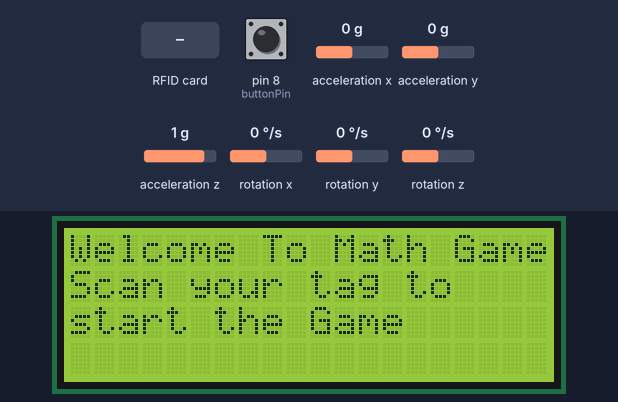
This sketch was run on a simulated Arduino Uno, built with avr-gcc and run on an emulated ATmega328P. On the bench: 20×4 character LCD. The test bench sets the inputs (shaded band); at power-on: acceleration x 0 g, pin 8 (buttonPin) HIGH, acceleration y 0 g, acceleration z 1 g, rotation x 0 °/s, rotation y 0 °/s, rotation z 0 °/s. Random numbers use the default seed unless the sketch sets one; what the sketch prints to the serial monitor is not drawn.

Above: at 1.3 s.
1.4 s: RFID card A0 E7 C3 25 held to the reader
At 4.1 s:
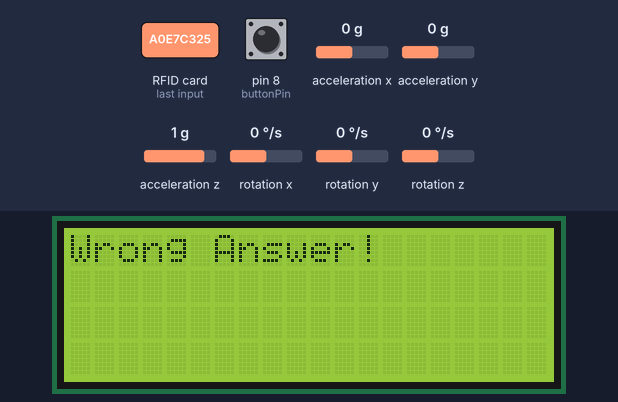
4.4 s: acceleration x set to 0.8 g
At 5.3 s:
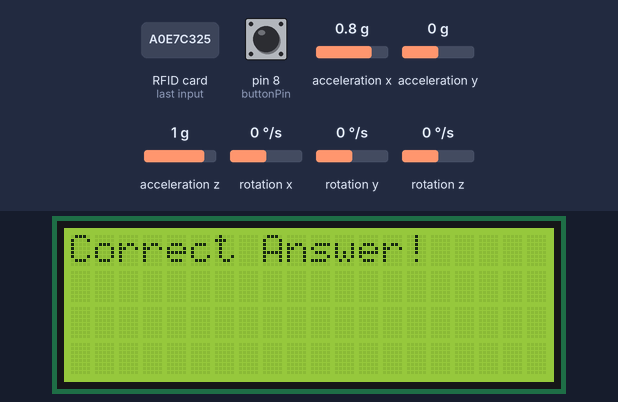
7.4 s: pin 8 (buttonPin) pulled LOW for 1 s
At 8.2 s:
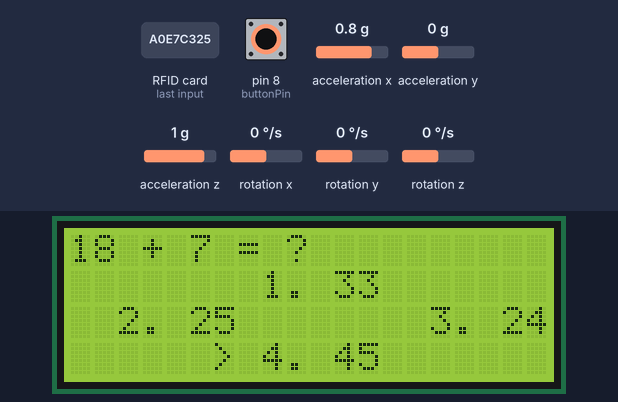
9.9 s: RFID card 13 75 CB 1B held to the reader
At 10.9 s:
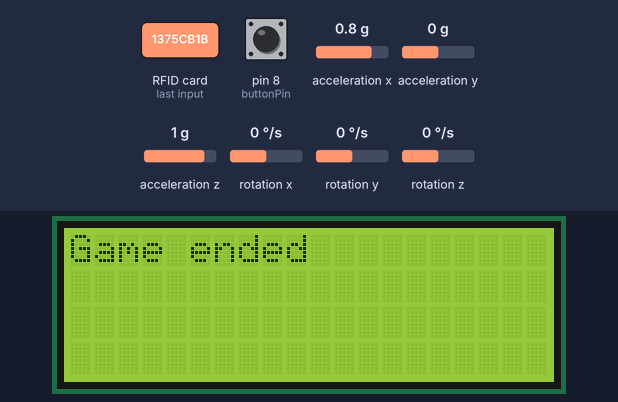
12.0 s: RFID card 0B 94 54 D3 held to the reader
At 14.9 s:
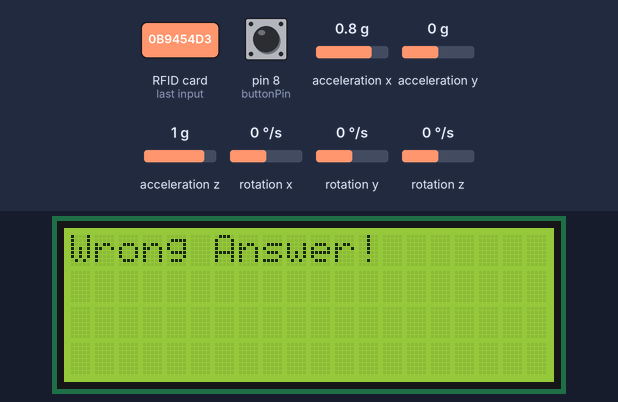
15.0 s: pin 8 (buttonPin) pulled LOW for 1 s
At 15.8 s:
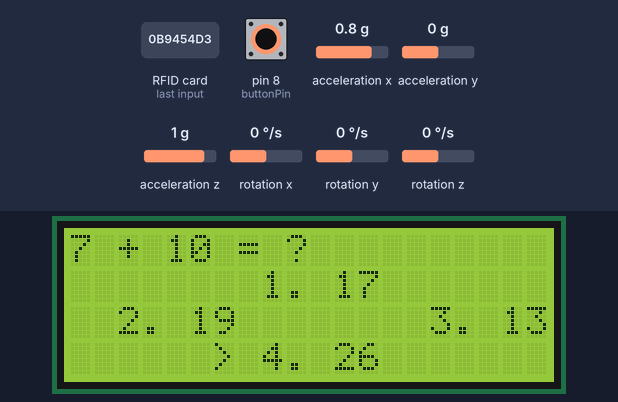
Timing chart, 0 to 18.0 s (numbered marks = the images above; inputs shaded):
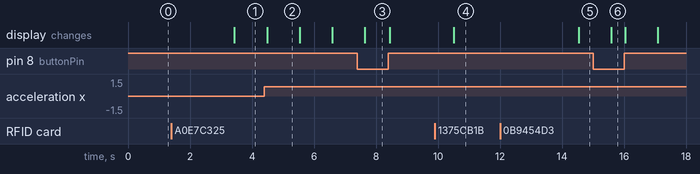

Measured:
- after the input at 1.4 s, the display: changes after 2.0 s (image 1)
- after the input at 4.4 s, the display: changes after 0.09 s (image 2)
- after the input at 9.9 s, the display: changes after 0.61 s (image 4)
- after the input at 12.0 s, the display: changes after 2.5 s (image 5)
- what the display in image 2 shows lasts 1.0 s, from 4.5 s to 5.5 s

The sketch:

MathsEazy.ino
```cpp
#include <LiquidCrystal.h>
#include <Wire.h>
#include <MPU6050.h>
#include <MFRC522.h>

#define NOTE_CORRECT_NOTE 300
#define NOTE_WRONG_NOTE 40

#define RFID_CARD "A0 E7 C3 25"
#define RFID_TAG1 "13 75 CB 1B"
#define RFID_TAG2 "0B 94 54 D3"
#define SS_PIN 10
#define RST_PIN 9
#define buttonPin 8
#define buzzorPin 0

const float initialX = 0.4; // Initial X acceleration (adjust as needed)
const float initialY = 0.4; // Initial Y acceleration (adjust as needed)

MFRC522 mfrc522(SS_PIN, RST_PIN);
LiquidCrystal lcd(6, 7, 5, 4, 3, 2);

String question;
String option1, option2, option3, option4;
int correctOption;
int correctAnswer;
int totalPoints = 0;

MPU6050 mpu;
int buttonState = 0;
int lastButtonState = 0;
bool gameActive = false; // Variable to track whether the game is active

void setup() {
  Serial.begin(9600);
  Wire.begin();
  mpu.initialize();
  pinMode(buttonPin, INPUT_PULLUP);
  // pinMode(buzzorPin, OUTPUT);
  SPI.begin();
  mfrc522.PCD_Init();
  lcd.begin(20, 4);
  Serial.println("RFID Reader Initialized");
  lcd.clear();
  lcd.setCursor(0, 0);
  lcd.print("Welcome To Math Game");
  lcd.setCursor(0, 1);
  lcd.print("Scan your tag to");
  lcd.setCursor(0, 2);
  lcd.print("start the Game");
}

void displayQuestionAndOptions(String question, String option1, String option2, String option3, String option4, int hoverOption) {
  lcd.clear();
  lcd.setCursor(0, 0);
  lcd.print(question);

  lcd.setCursor(8, 1);
  lcd.print("1. " + option1);
  lcd.setCursor(2, 2);
  lcd.print("2. " + option2);

  lcd.setCursor(15, 2);
  lcd.print("3. " + option3);
  lcd.setCursor(8, 3);
  lcd.print("4. " + option4);

  if (hoverOption == 1)
  {
    lcd.setCursor(6, 1);
    lcd.print("> 1. " + option1);
  }
  else if (hoverOption == 2)
  {
    lcd.setCursor(0, 2);
    lcd.print("> 2. " + option2);
  }
  else if (hoverOption == 3)
  {
    lcd.setCursor(13, 2);
    lcd.print("> 3. " + option3);
  }
  else if (hoverOption == 4)
  {
    lcd.setCursor(6, 3);
    lcd.print("> 4. " + option4);
  }
}

int getSelectedOption() {
  int16_t ax, ay, az;
  int16_t gx, gy, gz;
  mpu.getMotion6(&ax, &ay, &az, &gx, &gy, &gz);

  float angularVelX = (float)ax / 131.0; // Sensitivity scale factor is 131 LSB/°/s
  float angularVelY = (float)ay / 131.0;

  float angleX = angularVelX - initialX;
  float angleY = angularVelY - initialY;

  if (angularVelY > 50) {
    return 3;
  } else if (angularVelY < -50) {
    return 2;
  } else if (angularVelX < -50) {
    return 1;
  } else if (angularVelX > 50) {
    return 4;
  } else {
    return 0;
  }
}

void playCorrectSound() {
  tone(buzzorPin, NOTE_CORRECT_NOTE); // Play correct answer sound
  delay(500); // Delay for sound duration
  noTone(buzzorPin); // Stop sound
}

void playWrongSound() {
  tone(buzzorPin, NOTE_WRONG_NOTE); // Play wrong answer sound
  delay(500); // Delay for sound duration
  noTone(buzzorPin); // Stop sound
}

void generateQuestion() {
  int num1 = random(1, 21);
  int num2 = random(1, 21);
  int operatorChar = random(0, 4);

  switch (operatorChar) {
    case 0:
      question = String(num1) + " + " + String(num2) + " = ?";
      correctAnswer = num1 + num2;
      break;
    case 1:
      question = String(num1) + " - " + String(num2) + " = ?";
      correctAnswer = num1 - num2;
      break;
    case 2:
      question = String(num1) + " * " + String(num2) + " = ?";
      correctAnswer = num1 * num2;
      break;
    case 3:
      question = String(num1) + " / " + String(num2) + " = ?";
      correctAnswer = num1 / num2;
      break;
  }

  // Generate three incorrect answers
  int incorrectAnswer1 = correctAnswer + random(1, 11);
  int incorrectAnswer2 = correctAnswer - random(1, 11);
  int incorrectAnswer3 = correctAnswer * random(1, 4);

  if (incorrectAnswer1 == correctAnswer)
  {
    incorrectAnswer1 += random(-21,-1);
  }
  else if (incorrectAnswer2 == correctAnswer)
  {
    incorrectAnswer2 += random(-4,7);
  }
  else if (incorrectAnswer3 == correctAnswer)
  {
    incorrectAnswer3 += random(1,21);
  }

  // Randomly assign the correct answer to one of the four options
  correctOption = random(1, 5);
  switch (correctOption) {
    case 1:
      option1 = String(correctAnswer);
      option2 = String(incorrectAnswer1);
      option3 = String(incorrectAnswer2);
      option4 = String(incorrectAnswer3);
      break;
    case 2:
      option1 = String(incorrectAnswer1);
      option2 = String(correctAnswer);
      option3 = String(incorrectAnswer2);
      option4 = String(incorrectAnswer3);
      break;
    case 3:
      option1 = String(incorrectAnswer1);
      option2 = String(incorrectAnswer2);
      option3 = String(correctAnswer);
      option4 = String(incorrectAnswer3);
      break;
    case 4:
      option1 = String(incorrectAnswer1);
      option2 = String(incorrectAnswer2);
      option3 = String(incorrectAnswer3);
      option4 = String(correctAnswer);
      break;
  }
}

void loop() {
  if (gameActive &&  ! mfrc522.PICC_ReadCardSerial()) {
    displayQuestionAndOptions(question, option1, option2, option3, option4, getSelectedOption());

    Serial.println(getSelectedOption());

    buttonState = digitalRead(buttonPin);
    // Serial.println(buttonState);
    if (buttonState == HIGH) {
      int selectedOption = getSelectedOption();

      lcd.clear();
      if (selectedOption == correctOption)
      {
        // playCorrectSound();
        lcd.println("Correct Answer!");
        delay(1000);
        generateQuestion();
      }
      else
      {
        // playWrongSound();
        lcd.println("Wrong Answer!");
        delay(1000);
        generateQuestion();
      }
    }
  }
  // Look for new RFID cards
  if ( ! mfrc522.PICC_IsNewCardPresent()) {
    return;
  }

  // Select one of the cards
  if ( ! mfrc522.PICC_ReadCardSerial()) {
    return;
  }

  // Check if the card is one of the allowed tags
  String tag = "";
  for (byte i = 0; i < mfrc522.uid.size; i++) {
    tag.concat(String(mfrc522.uid.uidByte[i] < 0x10 ? " 0" : " "));
    tag.concat(String(mfrc522.uid.uidByte[i], HEX));
  }
  tag.toUpperCase();

  if (tag.substring(1) == RFID_TAG1 || tag.substring(1) == RFID_TAG2 || tag.substring(1) == RFID_CARD) {
    Serial.println("Hello");
    if (!gameActive) {
      gameActive = true;
      generateQuestion();
    } else {
      gameActive = false;
      lcd.clear();
      lcd.println("Game ended");
    }
  }

      delay(2000);

}
```
